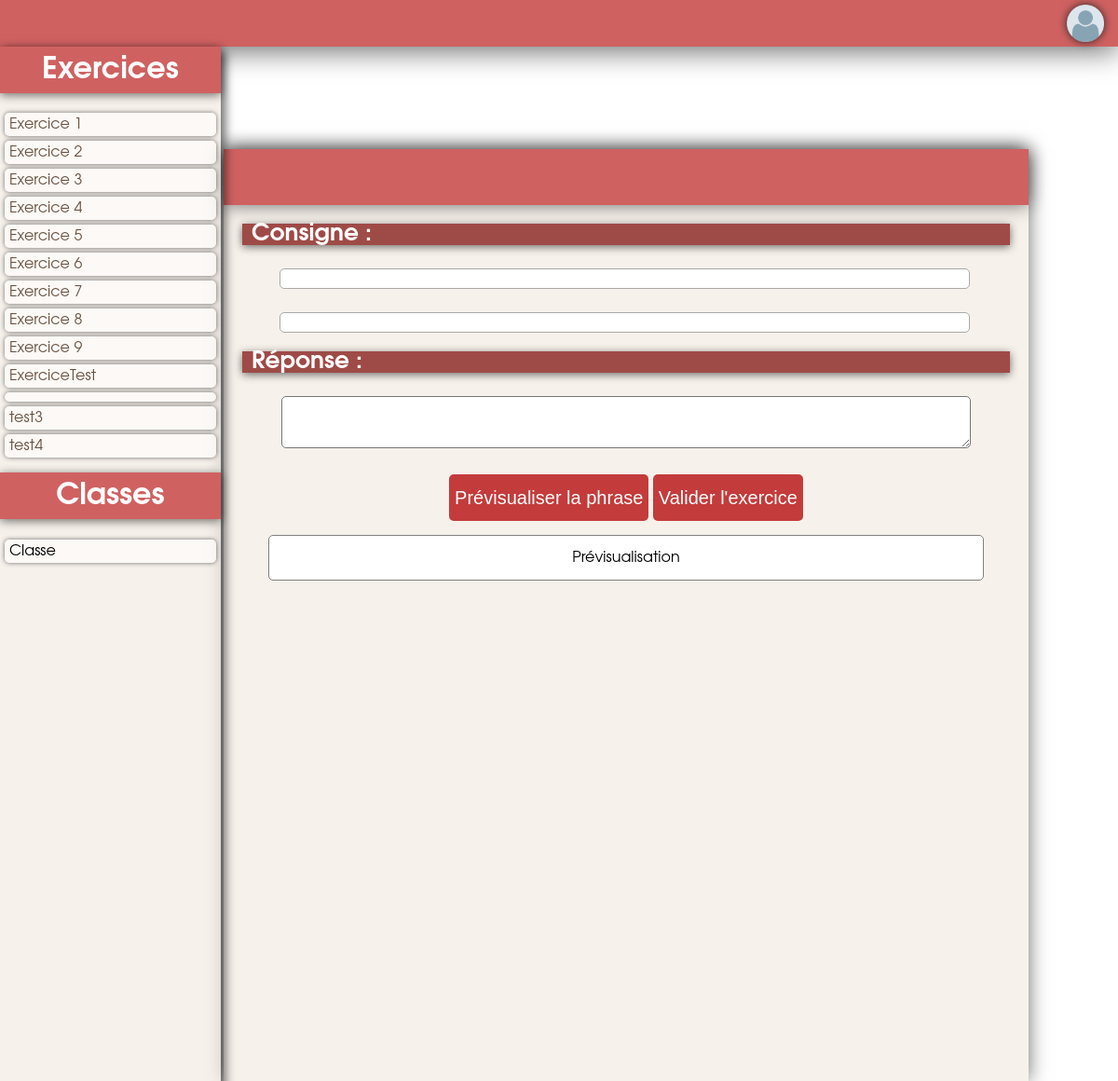
/interface_menu_eleve.php, run on the app's committed database.
### tables this page shows
CREATE TABLE "Exercices"(
  "pk_exercice" INTEGER PRIMARY KEY AUTOINCREMENT NOT NULL,
  "nom_exercice" VARCHAR(45),
  "fk_niveau" INTEGER,
  "fk_classe" INTEGER,
  "enonce" VARCHAR(700),
  "phrase" VARCHAR(500),
  "fk_section" INTEGER,
  "fk_typeExercice" INTEGER,
  "fk_professeur" INTEGER,
  "fk_correction" INTEGER NOT NULL,
  CONSTRAINT "fk_niveau"
    FOREIGN KEY("fk_niveau")
    REFERENCES "Niveaux"("pk_niveaux"),
  CONSTRAINT "fk_classe"
    FOREIGN KEY("fk_classe")
    REFERENCES "Classes"("pk_classe"),
  CONSTRAINT "fk_section"
    FOREIGN KEY("fk_section")
    REFERENCES "Sections"("pk_section"),
  CONSTRAINT "fk_typeExercice"
    FOREIGN KEY("fk_typeExercice")
    REFERENCES "TypesExercice"("pk_typeExercice"),
  CONSTRAINT "fk_professeur"
    FOREIGN KEY("fk_professeur")
    REFERENCES "Professeurs"("pk_professeur"),
  CONSTRAINT "fk_Exercices_Corrections1"
    FOREIGN KEY("fk_correction")
    REFERENCES "Corrections"("pk_correction")
);

### src/lib/lib.php (the view, shortened to what this page needs)
<?php
$basedir = 'C:\Users\vpoujade\Documents\www';
$db= new SQLite3($basedir.'\src\db\gramml.db');
function getAllEx(){
        GLOBAL $db;
	$req= "SELECT * FROM Exercices";
	$t = $db->query($req);
	return $t;
}
function listeExoEleve(){
    $allEx=getAllEx();
    $listeExos = "";
    while ($row = $allEx->fetchArray(SQLITE3_ASSOC )) {
                            $nomExercice = $row['nom_exercice'];
                            $pkExercice = $row['pk_exercice'];
                             $listeExos .= "<a href='interface_menu_eleve.php?exo_id=$pkExercice'><li>";
                             $listeExos .= "$nomExercice</li></a>";
                        }
    return $listeExos;
}
?>

### interface_menu_eleve.php (shortened to what this page needs)
<!DOCTYPE html>
<?php
    include 'src\lib\lib.php';
    $listeExos = listeExoEleve();
?>
<html>
    <head>
        <link href="style.css" rel="stylesheet" type="text/css">
        <link href="src/img/gramml_balises.css" rel="stylesheet" type="text/css">
    </head>
    <body>
        <header class="header">
            <div>
                <a href="index.php">
                <img src="src/img/user.png" alt="user" align="right" style="margin-top:5px; margin-right:15px; width:40px;height:40px;-webkit-filter: drop-shadow(0px 0px 5px #222 );filter: drop-shadow(0px 0px 5px #222);">
                </a>
            </div>
        </header>
         <div id="navbar">
            <div id="listeexercices">
                <h1>Exercices</h1>
                <ul>
                    <?php
                       echo $listeExos;
                    ?>
                </ul>
            </div>
             <div id="listeclasses">
                <h1>Classes</h1>
                <ul>
                    <li>Classe </li>
                </ul>
            </div>
        </div>
        <div id="page">
            <div id="exo">
                <form id='exo_form' >
                <div class="header_exo">
                </div>
                     <h2>Consigne :</h2>
                        <div class="consigne" name="enonce" cols="50" row="5">
                        </div>
                        <div class="consigne" name="phrase_base" id="phrase_base" cols="50" row="5">
                        </div>
                     <h2>Réponse :</h2>
                        <textarea name="response" id="phrase_codee" rows="15" cols="100%" value="Taper votre réponse ici."></textarea>
                        <br/>
                        <button type="button" class="prev_button" onclick="analyse();">Prévisualiser la phrase</button>
                        <input type="submit" class="prev_button" value="Valider l'exercice"/>
                        <br/>
                </form>
                        <p id="phrase_analyse" class="visualisation">Prévisualisation</p>
            </div>
        </div>
    </body>
</html>

### style.css (style rules this page uses)
.header { background-color:#D06161; height : 50px ; box-shadow : 0px 5px 30px #00000091; border-left:-5px; border-right:-5px; }
body { font-family: 'Avantgarde', TeX Gyre Adventor, URW Gothic L, sans-serif; padding: 0; margin: 0; background: url("http://christopher.rolin.free.fr/GramML/img/back.jpg") no-repeat; background-size: cover; background-repeat: no-repeat; background-attachment: fixed; }
h1 { text-align: center; color: black; }
.header a { color: white; margin-left: 10px; border-left: 10px; border-right: 10px; text-decoration:none; margin-right: 20px; }
#navbar { width: auto; height: 100%; position: fixed; background-color: #F4EBE2AA; box-shadow : 5px 6px 10px #00000091; font-weight: 100; z-index: 1; }
#page { width: 80%; height: auto; position: absolute; right: 0; font-weight: 100; }
#exo { width: 90%; height: 1000px; background-color: #F4EBE2AA; margin: auto; margin-top: 110px; margin-right:10% ; margin-bottom: auto; text-align: center; box-shadow : 0px 0px 20px #00000091; z-index: 0; }
.header_exo { background-color: #D06161; height: 60px; box-shadow : 0px 0px 20px #00000091; color: white; text-align: left; position: relative; }
#exo ::placeholder { color: white; }
#exo_form input[type=submit] { font-size: 20px; border:none; margin: auto; height: 50px; background-color: #c43b3b; color: white; border-radius: 5px; margin-top: 25px; }
#exo textarea { resize: vertical; border-radius: 5px; margin-top: 25px; width: 85%; height: 50px; }
#exo h2 { background-color: #9e4b47; box-shadow : 0px 2px 10px #00000091; padding-left: 10px; color: white; margin: auto; text-align: left; margin-left: 20px; margin-right: 20px; margin-top: 20px; height: auto; font-size: 25px; }
#listeexercices { background-color: #F4EBE200; }
#navbar li { list-style-type:none; margin-top: 5px; margin-bottom: 5px; background-color:#ffffff8f; border-radius: 5px; padding:5px; box-shadow : 0px 0px 5px #00000091; animation:scale-down-center .4s cubic-bezier(.39,.575,.565,1.000) both }
#navbar ul { padding-left: 5px; padding-right: 5px; }
#listeexercices h1 { box-shadow : 0px 2px 10px #00000091; color: white; background-color: #D06161; margin-top: auto; height: auto; width: auto; padding-top: 10px; padding-bottom: 10px; padding-left: 45px; padding-right: 45px; }
#listeclasses { background-color: #F4EBE200; }
#listeclasses h1 { box-shadow : 0px 2px 10px #00000091; color: white; background-color: #D06161; margin-top: auto; height: auto; width: auto; padding-top: 10px; padding-bottom: 10px; padding-left: 45px; padding-right: 45px; }
#navbar a { color: #695241; text-decoration:none; }
.visualisation { background-color:white; padding : 1em; font-size:1em; margin:auto; width: 85%; border-radius: 5px; border: 1px solid grey; margin-top: 15px; }
.prev_button { font-size: 20px; border:none; margin: auto; height: 50px; background-color: #c43b3b; color: white; border-radius: 5px; margin-top: 25px; }
.consigne { background-color: white; border: 1px solid rgb(169, 169, 169); border-radius: 5px; margin-top: 25px; margin-left: 7%; width: 85%; text-align: justify; padding: 2px; }

### data on the page
exercices: nom_exercice "Exercice 1"
exercices: nom_exercice "Exercice 2"
exercices: nom_exercice "Exercice 3"
exercices: nom_exercice "Exercice 4"
exercices: nom_exercice "Exercice 5"
exercices: nom_exercice "Exercice 6"
exercices: nom_exercice "Exercice 7"
exercices: nom_exercice "Exercice 8"
exercices: nom_exercice "Exercice 9"
exercices: nom_exercice "ExerciceTest"
exercices: nom_exercice "test3"
exercices: nom_exercice "test4"
